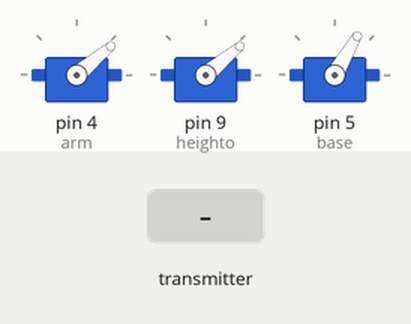
The sketch below on a simulated Arduino Uno, built with avr-gcc and run on an emulated ATmega328P. Parts: 3 × servo. The test bench sets the inputs (shaded band). No radio packets arrive unless stated.

Above: at 1.2 s.
1.3 s: the transmitter starts sending vals_received.0 = 25
At 1.48 s:
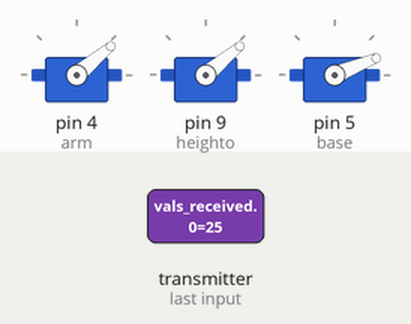
At 3.0 s:
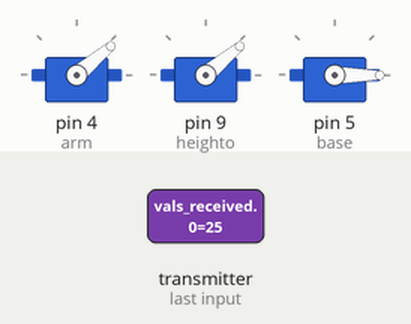
Timing chart, 0 to 4.5 s (numbered marks = the images above; inputs shaded):
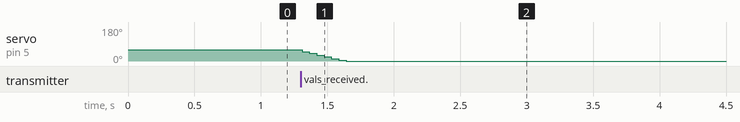

Measured:
- after the input at 1.3 s, servo on pin 5 (base): 60° → 0° at once

The sketch:

final_accel_reciever.ino
```cpp
/*
  This script recieves the accelerometer data from the sender transciever and uses the data
  to write the recieved angles to the 4 different servo's
*/

#include <SPI.h>
#include <RF24.h>
#include <Servo.h>
#include <nRF24L01.h>
Servo base;
Servo arm;
Servo heighto;
Servo claw;
float position_arm=40;
float height_arm=40;
float base_arm=60;
float claw_arm=0;

float arm_max = 110;
float height_max=160;
float arm_min= 10;
float height_min=20;
float base_max=160;
float base_min =0;


RF24 radio(7, 8); // CE, CSN
const byte address[6] = "00001";
void setup() {
  arm.attach(4);
//  pinMode(TouchPin,INPUT);// attaches the servo on pin 9 to the servo object
//  pinMode(13,OUTPUT);
//  digitalWrite(13,LOW);
  heighto.attach(9);
  base.attach(5);
  arm.write(position_arm);
  heighto.write(height_arm);
  base.write(base_arm);
  //claw.attach(6);

  Serial.begin(19200);
  radio.begin();
  radio.setAutoAck(false);
  radio.openReadingPipe(0, address);
  radio.setPALevel(RF24_PA_MIN);
  radio.startListening();
}
void loop() {
  delay(10);

  if (radio.available()) {
    float vals_received[4];
    radio.read(&vals_received[0], sizeof(vals_received[0]));
   // delay(10);
    radio.read(&vals_received[1], sizeof(vals_received[1]));
    //delay(10);
    radio.read(&vals_received[2],sizeof(vals_received[2]));
    //delay(10);
    radio.read(&vals_received[3],sizeof(vals_received[3]));

    if (vals_received[0]<0 && vals_received[0]>(-1000)) {
      //ADO is set to low. swivel base?
     // Serial.print("X1: ");
      //Serial.println(vals_received[0]+500);
      float delta_X1= ((vals_received[0]+500)/50);
      position_arm = position_arm + delta_X1;
      //Serial.println(delta_X1);
      position_arm = constrain(position_arm, arm_min,arm_max);
      //Serial.println(position_arm);
      arm.write(position_arm);

    }
    if (vals_received[1] >0 && vals_received[1] < 600) {
      //ADO is set to low. arm.
      /*
      Serial.print("Y1: ");
      Serial.println(vals_received[1]-500);
      */
      float delta_Y1 = ((vals_received[1]-500)/ 50);
      base_arm+= delta_Y1;
      //Serial.println(base_arm);
      base_arm = constrain(base_arm, base_min,base_max);
     base.write(base_arm);


    }

    if (vals_received[2]<(-1000) && vals_received [2]> (-1800)) {
      //AD0 is set High. height.
      /*
      Serial.print("X2: ");
      Serial.println(vals_received[2]+1500);
      */
      float delta_X2= ((vals_received[2]+1500)/25);


      //use the servo.write to write to the servos, but use the constraint function before for all if statements. except Y2 cuz we don't need it
      height_arm+=delta_X2;
      height_arm = constrain(height_arm, height_min,height_max);
      Serial.println(height_arm);
      heighto.write(height_arm);

    }

    if ((vals_received[3] > 1000) && (vals_received[3] < 2000)) {
      //ADo is set to High
      /*
      Serial.print("Y2: ");
      Serial.println(vals_received[3]-1500);
      */
    }

  }
}
```
